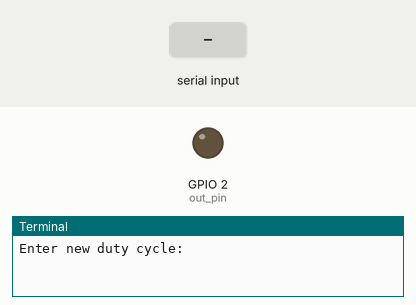
This program was run on a simulated Raspberry Pi (BCM pin numbers). On the bench: output pins drawn as LEDs (lit = HIGH), the last lines printed to the terminal. The test bench sets the inputs (shaded band).

Above: at 1.2 s.
1.3 s: "5" typed at the terminal, then Enter
At 2.3 s:
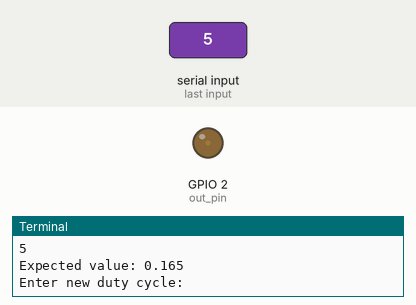
2.8 s: "90" typed at the terminal, then Enter
At 3.4 s:
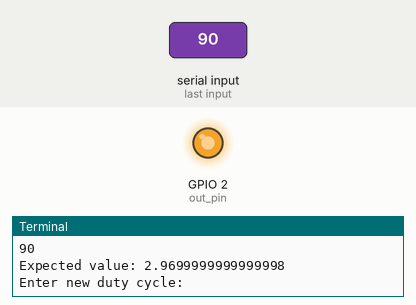
Timing chart, 0 to 5.8 s (numbered marks = the images above; inputs shaded):
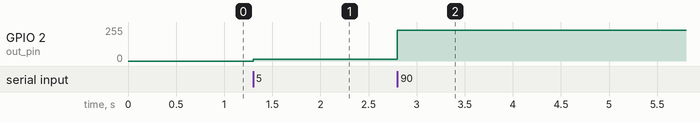

Measured:
- after the input at 1.3 s, GPIO 2 (out_pin): 0/255 → 13/255 at once
- after the input at 2.8 s, GPIO 2 (out_pin): 13/255 → 230/255 at once

The program:

4-3-pwm.py
```python
import RPi.GPIO as GPIO

freq = 100
out_pin = 2

GPIO.setmode(GPIO.BCM)

GPIO.setup(out_pin, GPIO.OUT)

pwm = GPIO.PWM(out_pin, freq)

pwm.start(0)
try:
    while True:
        dt = float(input("Enter new duty cycle:"))
        pwm.ChangeDutyCycle(dt)
        evalue = (dt / 100) * 3.3
        print("Expected value:", evalue)
finally:
    pwm.stop()
    GPIO.output(out_pin, 0)
    GPIO.cleanup()
```
